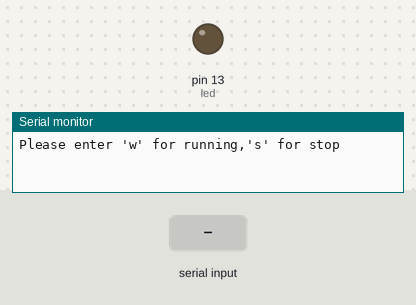
Bench run of a sketch on a simulated Arduino Uno, built with avr-gcc and run on an emulated ATmega328P. Parts: output pins drawn as LEDs (lit = HIGH), the last lines printed to the serial monitor. The test bench sets the inputs (shaded band).

Above: at 1.2 s.
1.3 s: "w" received over Serial
At 2.7 s:
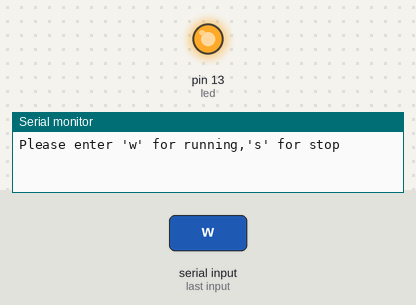
3.8 s: "s" received over Serial
At 5.8 s:
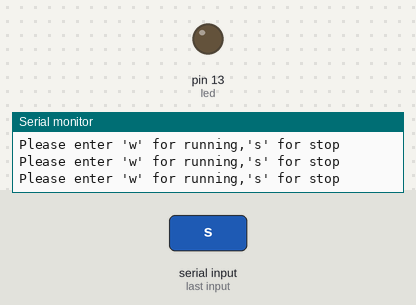
Timing chart, 0 to 7.3 s (numbered marks = the images above; inputs shaded):
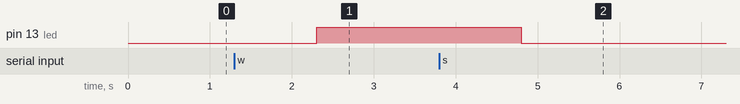

The sketch:

sketch_mar03a.ino
```cpp
int led=13;  // motor is connected to the analog pin 10 of arduino

String trans;


void setup() {
  Serial.begin(9600);
  pinMode(led,OUTPUT);
}

void loop() {
  Serial.println("Please enter 'w' for running,'s' for stop ");
  while(Serial.available()==0){   }

  trans=Serial.readString();
  if(trans=="w"){
  digitalWrite(led,HIGH);
  delay(500);
  }

  if(trans=="s"){
  digitalWrite(led,LOW);
  delay(500);
  }
}
```

Measured:
- after the input at 1.3 s, pin 13 (led): LOW → HIGH after 1.0 s
- after the input at 3.8 s, pin 13 (led): HIGH → LOW after 1.0 s
